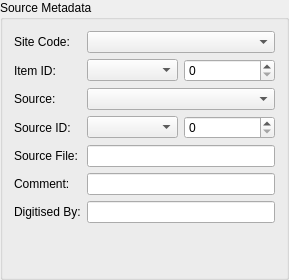
<?xml version="1.0" encoding="UTF-8"?>
<ui version="4.0">
 <class>MetadataWidget</class>
 <widget class="QGroupBox" name="MetadataWidget">
  <property name="geometry">
   <rect>
    <x>0</x>
    <y>0</y>
    <width>289</width>
    <height>280</height>
   </rect>
  </property>
  <property name="sizePolicy">
   <sizepolicy hsizetype="Preferred" vsizetype="Fixed">
    <horstretch>0</horstretch>
    <verstretch>0</verstretch>
   </sizepolicy>
  </property>
  <property name="title">
   <string>Source Metadata</string>
  </property>
  <property name="flat">
   <bool>false</bool>
  </property>
  <layout class="QGridLayout" name="gridLayout">
   <item row="6" column="0">
    <widget class="QLabel" name="editorLabel">
     <property name="text">
      <string>Digitised By:</string>
     </property>
     <property name="buddy">
      <cstring>editorEdit</cstring>
     </property>
    </widget>
   </item>
   <item row="1" column="1">
    <layout class="QHBoxLayout" name="horizontalLayout_3">
     <item>
      <widget class="QComboBox" name="classCombo"/>
     </item>
     <item>
      <widget class="QSpinBox" name="idSpin">
       <property name="toolTip">
        <string>Source ID</string>
       </property>
       <property name="maximum">
        <number>99999</number>
       </property>
      </widget>
     </item>
    </layout>
   </item>
   <item row="3" column="1">
    <layout class="QHBoxLayout" name="horizontalLayout_2">
     <item>
      <widget class="QComboBox" name="sourceClassCombo"/>
     </item>
     <item>
      <widget class="QSpinBox" name="sourceIdSpin">
       <property name="toolTip">
        <string>Source ID</string>
       </property>
       <property name="maximum">
        <number>99999</number>
       </property>
      </widget>
     </item>
    </layout>
   </item>
   <item row="2" column="1">
    <widget class="QComboBox" name="sourceCodeCombo"/>
   </item>
   <item row="4" column="0">
    <widget class="QLabel" name="sourceFileLabel">
     <property name="text">
      <string>Source File:</string>
     </property>
     <property name="buddy">
      <cstring>sourceFileEdit</cstring>
     </property>
    </widget>
   </item>
   <item row="3" column="0">
    <widget class="QLabel" name="sourceIdLabel">
     <property name="text">
      <string>Source ID:</string>
     </property>
     <property name="buddy">
      <cstring>sourceClassCombo</cstring>
     </property>
    </widget>
   </item>
   <item row="2" column="0">
    <widget class="QLabel" name="sourceCodeLabel">
     <property name="text">
      <string>Source:</string>
     </property>
     <property name="buddy">
      <cstring>sourceCodeCombo</cstring>
     </property>
    </widget>
   </item>
   <item row="4" column="1">
    <widget class="QLineEdit" name="sourceFileEdit"/>
   </item>
   <item row="0" column="0">
    <widget class="QLabel" name="siteLabel">
     <property name="text">
      <string>Site Code:</string>
     </property>
    </widget>
   </item>
   <item row="6" column="1">
    <widget class="QLineEdit" name="editorEdit"/>
   </item>
   <item row="5" column="1">
    <widget class="QLineEdit" name="commentEdit">
     <property name="readOnly">
      <bool>false</bool>
     </property>
    </widget>
   </item>
   <item row="5" column="0">
    <widget class="QLabel" name="commentLabel">
     <property name="text">
      <string>Comment:</string>
     </property>
     <property name="buddy">
      <cstring>commentEdit</cstring>
     </property>
    </widget>
   </item>
   <item row="1" column="0">
    <widget class="QLabel" name="label">
     <property name="text">
      <string>Item ID:</string>
     </property>
     <property name="buddy">
      <cstring>classCombo</cstring>
     </property>
    </widget>
   </item>
   <item row="0" column="1">
    <widget class="QComboBox" name="siteCodeCombo"/>
   </item>
   <item row="7" column="1">
    <spacer name="verticalSpacer">
     <property name="orientation">
      <enum>Qt::Vertical</enum>
     </property>
     <property name="sizeHint" stdset="0">
      <size>
       <width>20</width>
       <height>0</height>
      </size>
     </property>
    </spacer>
   </item>
  </layout>
 </widget>
 <tabstops>
  <tabstop>siteCodeCombo</tabstop>
  <tabstop>classCombo</tabstop>
  <tabstop>idSpin</tabstop>
  <tabstop>sourceCodeCombo</tabstop>
  <tabstop>sourceClassCombo</tabstop>
  <tabstop>sourceIdSpin</tabstop>
  <tabstop>sourceFileEdit</tabstop>
  <tabstop>commentEdit</tabstop>
  <tabstop>editorEdit</tabstop>
 </tabstops>
 <resources/>
 <connections/>
</ui>
